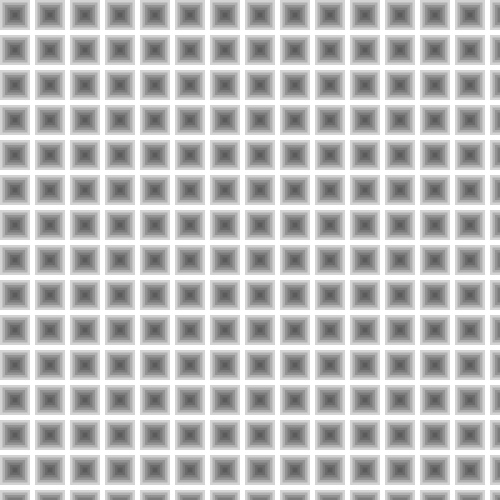
Frame 1 (no input)
Frame 60 (the mouse pressed at the canvas centre just before this capture): identical to frame 1, image omitted
Frame 120 (the mouse held since frame 60 and released just before this capture): identical to frame 1, image omitted

The Processing sketch that drew this single still picture (run headless with seeded random() and noise(); from frame 60 on, the mouse is pressed at the canvas centre):

// Processing sketch: processing_28413
// ── processing_28413.pde

int abstand = 35;

void setup(){
  size(500, 500);
}

void draw() {
  background(255);
  noStroke();
  fill(30,50);
  /////////////////////////////////////////////// 
  /*
  rect (0, 0, 30, 30);    
  rect (2.5, 2.5, 25, 25);  
  rect (5, 5, 20, 20);  
  rect (7.5, 7.5, 15, 15);  
  rect (10, 10, 10, 10);  
  rect (12.5, 12.5, 5, 5);    
  */
   for(int x=0; x <= width; x = x+abstand){
    for (int y=0; y <= height; y = y+abstand){
  rect (x, y, 30, 30);    
  rect (x+2.5, y+2.5, 25, 25);  
  rect (x+5, y+5, 20, 20);  
  rect (x+7.5, y+7.5, 15, 15);  
  rect (x+10, y+10, 10, 10);  
  rect (x+12.5, y+12.5, 5, 5); 
    }
  }
  
}
